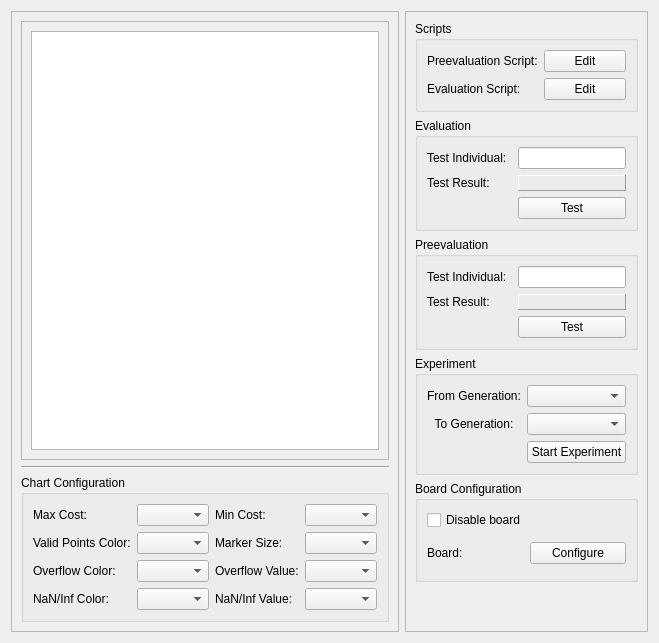
      <widget class="QWidget" name="experiment_tab">
       <property name="layoutDirection">
        <enum>Qt::LeftToRight</enum>
       </property>
       <attribute name="title">
        <string>Experiment</string>
       </attribute>
       <layout class="QHBoxLayout" name="horizontalLayout_2">
        <item>
         <widget class="QFrame" name="frame_4">
          <property name="frameShape">
           <enum>QFrame::StyledPanel</enum>
          </property>
          <property name="frameShadow">
           <enum>QFrame::Raised</enum>
          </property>
          <layout class="QVBoxLayout" name="verticalLayout_4" stretch="0,0,0">
           <item>
            <widget class="QFrame" name="chart_conf_frame">
             <property name="frameShape">
              <enum>QFrame::StyledPanel</enum>
             </property>
             <property name="frameShadow">
              <enum>QFrame::Raised</enum>
             </property>
             <layout class="QHBoxLayout" name="chart_conf_layout">
              <item>
               <widget class="QTextEdit" name="textEdit"/>
              </item>
             </layout>
            </widget>
           </item>
           <item>
            <widget class="Line" name="line">
             <property name="orientation">
              <enum>Qt::Horizontal</enum>
             </property>
            </widget>
           </item>
           <item>
            <widget class="QGroupBox" name="groupBox_7">
             <property name="title">
              <string>Chart Configuration</string>
             </property>
             <layout class="QGridLayout" name="gridLayout_6">
              <item row="7" column="1">
               <widget class="QComboBox" name="nan_color_combo"/>
              </item>
              <item row="0" column="0">
               <widget class="QLabel" name="label_7">
                <property name="text">
                 <string>Max Cost:</string>
                </property>
               </widget>
              </item>
              <item row="6" column="1">
               <widget class="QComboBox" name="overflow_color_combo"/>
              </item>
              <item row="6" column="0">
               <widget class="QLabel" name="label_8">
                <property name="text">
                 <string>Overflow Color:</string>
                </property>
               </widget>
              </item>
              <item row="0" column="2">
               <widget class="QLabel" name="label_11">
                <property name="sizePolicy">
                 <sizepolicy hsizetype="Minimum" vsizetype="Minimum">
                  <horstretch>0</horstretch>
                  <verstretch>0</verstretch>
                 </sizepolicy>
                </property>
                <property name="text">
                 <string>Min Cost:</string>
                </property>
                <property name="alignment">
                 <set>Qt::AlignLeading|Qt::AlignLeft|Qt::AlignVCenter</set>
                </property>
               </widget>
              </item>
              <item row="7" column="0">
               <widget class="QLabel" name="label_10">
                <property name="text">
                 <string>NaN/Inf Color:</string>
                </property>
               </widget>
              </item>
              <item row="0" column="1">
               <widget class="QComboBox" name="max_cost_combo"/>
              </item>
              <item row="0" column="3">
               <widget class="QComboBox" name="min_cost_combo"/>
              </item>
              <item row="1" column="0">
               <widget class="QLabel" name="label_9">
                <property name="text">
                 <string>Valid Points Color:</string>
                </property>
               </widget>
              </item>
              <item row="1" column="1">
               <widget class="QComboBox" name="valid_points_combo"/>
              </item>
              <item row="7" column="2">
               <widget class="QLabel" name="label_13">
                <property name="text">
                 <string>NaN/Inf Value:</string>
                </property>
               </widget>
              </item>
              <item row="7" column="3">
               <widget class="QComboBox" name="nan_value_combo"/>
              </item>
              <item row="6" column="2">
               <widget class="QLabel" name="label_12">
                <property name="text">
                 <string>Overflow Value:</string>
                </property>
               </widget>
              </item>
              <item row="6" column="3">
               <widget class="QComboBox" name="overflow_value_combo"/>
              </item>
              <item row="1" column="2">
               <widget class="QLabel" name="label_14">
                <property name="text">
                 <string>Marker Size:</string>
                </property>
               </widget>
              </item>
              <item row="1" column="3">
               <widget class="QComboBox" name="marker_combo"/>
              </item>
             </layout>
            </widget>
           </item>
          </layout>
         </widget>
        </item>
        <item>
         <widget class="QFrame" name="frame_3">
          <property name="frameShape">
           <enum>QFrame::StyledPanel</enum>
          </property>
          <property name="frameShadow">
           <enum>QFrame::Raised</enum>
          </property>
          <layout class="QVBoxLayout" name="verticalLayout_3">
           <item>
            <widget class="QGroupBox" name="groupBox_2">
             <property name="title">
              <string>Scripts</string>
             </property>
             <property name="flat">
              <bool>false</bool>
             </property>
             <property name="checkable">
              <bool>false</bool>
             </property>
             <layout class="QGridLayout" name="gridLayout_3">
              <item row="1" column="2">
               <widget class="QPushButton" name="ev_edit_button">
                <property name="text">
                 <string>Edit</string>
                </property>
               </widget>
              </item>
              <item row="0" column="2">
               <widget class="QPushButton" name="preev_edit_button">
                <property name="text">
                 <string>Edit</string>
                </property>
               </widget>
              </item>
              <item row="0" column="1">
               <widget class="QLabel" name="label_3">
                <property name="text">
                 <string>Preevaluation Script:</string>
                </property>
               </widget>
              </item>
              <item row="1" column="1">
               <widget class="QLabel" name="label_4">
                <property name="text">
                 <string>Evaluation Script:</string>
                </property>
               </widget>
              </item>
             </layout>
            </widget>
           </item>
           <item>
            <widget class="QGroupBox" name="groupBox_5">
             <property name="title">
              <string>Evaluation</string>
             </property>
             <layout class="QGridLayout" name="gridLayout_4">
              <item row="4" column="3">
               <widget class="QPushButton" name="test_button">
                <property name="text">
                 <string>Test</string>
                </property>
               </widget>
              </item>
              <item row="2" column="0">
               <widget class="QLabel" name="label">
                <property name="text">
                 <string>Test Result:</string>
                </property>
               </widget>
              </item>
              <item row="2" column="3">
               <widget class="QLabel" name="test_label_result">
                <property name="frameShape">
                 <enum>QFrame::Panel</enum>
                </property>
                <property name="frameShadow">
                 <enum>QFrame::Raised</enum>
                </property>
                <property name="text">
                 <string/>
                </property>
                <property name="alignment">
                 <set>Qt::AlignCenter</set>
                </property>
               </widget>
              </item>
              <item row="1" column="0">
               <widget class="QLabel" name="label_2">
                <property name="text">
                 <string>Test Individual:</string>
                </property>
               </widget>
              </item>
              <item row="1" column="3">
               <widget class="QLineEdit" name="test_indiv_edit">
                <property name="sizePolicy">
                 <sizepolicy hsizetype="Minimum" vsizetype="Fixed">
                  <horstretch>0</horstretch>
                  <verstretch>0</verstretch>
                 </sizepolicy>
                </property>
               </widget>
              </item>
             </layout>
            </widget>
           </item>
           <item>
            <widget class="QGroupBox" name="groupBox_12">
             <property name="title">
              <string>Preevaluation</string>
             </property>
             <layout class="QGridLayout" name="gridLayout_8">
              <item row="1" column="1">
               <widget class="QLineEdit" name="test_preev_indiv_edit">
                <property name="sizePolicy">
                 <sizepolicy hsizetype="Minimum" vsizetype="Fixed">
                  <horstretch>0</horstretch>
                  <verstretch>0</verstretch>
                 </sizepolicy>
                </property>
               </widget>
              </item>
              <item row="1" column="0">
               <widget class="QLabel" name="label_15">
                <property name="text">
                 <string>Test Individual:</string>
                </property>
               </widget>
              </item>
              <item row="2" column="0">
               <widget class="QLabel" name="label_17">
                <property name="text">
                 <string>Test Result:</string>
                </property>
               </widget>
              </item>
              <item row="2" column="1">
               <widget class="QLabel" name="test_preev_indiv_result">
                <property name="frameShape">
                 <enum>QFrame::Panel</enum>
                </property>
                <property name="frameShadow">
                 <enum>QFrame::Raised</enum>
                </property>
                <property name="text">
                 <string/>
                </property>
                <property name="alignment">
                 <set>Qt::AlignCenter</set>
                </property>
               </widget>
              </item>
              <item row="3" column="1">
               <widget class="QPushButton" name="test_preev_indiv_button">
                <property name="text">
                 <string>Test</string>
                </property>
               </widget>
              </item>
             </layout>
            </widget>
           </item>
           <item>
            <widget class="QGroupBox" name="groupBox_6">
             <property name="title">
              <string>Experiment</string>
             </property>
             <property name="flat">
              <bool>false</bool>
             </property>
             <layout class="QGridLayout" name="gridLayout_5">
              <item row="2" column="1">
               <widget class="QPushButton" name="start_button">
                <property name="text">
                 <string>Start Experiment</string>
                </property>
               </widget>
              </item>
              <item row="1" column="1">
               <widget class="QComboBox" name="to_gen_combo"/>
              </item>
              <item row="0" column="1">
               <widget class="QComboBox" name="from_gen_combo"/>
              </item>
              <item row="1" column="0">
               <widget class="QLabel" name="label_5">
                <property name="text">
                 <string>To Generation:</string>
                </property>
                <property name="alignment">
                 <set>Qt::AlignCenter</set>
                </property>
               </widget>
              </item>
              <item row="0" column="0">
               <widget class="QLabel" name="label_6">
                <property name="text">
                 <string>From Generation:</string>
                </property>
                <property name="alignment">
                 <set>Qt::AlignCenter</set>
                </property>
               </widget>
              </item>
             </layout>
            </widget>
           </item>
           <item>
            <widget class="QGroupBox" name="board_config_group">
             <property name="title">
              <string>Board Configuration</string>
             </property>
             <layout class="QVBoxLayout" name="verticalLayout_14">
              <item>
               <widget class="QCheckBox" name="disable_board_check">
                <property name="toolTip">
                 <string extracomment="Disable board initialization"/>
                </property>
                <property name="statusTip">
                 <string/>
                </property>
                <property name="whatsThis">
                 <string extracomment="Disable board initialization"/>
                </property>
                <property name="accessibleDescription">
                 <string/>
                </property>
                <property name="text">
                 <string>Disable board</string>
                </property>
               </widget>
              </item>
              <item>
               <layout class="QHBoxLayout" name="board_group">
                <property name="topMargin">
                 <number>6</number>
                </property>
                <property name="bottomMargin">
                 <number>6</number>
                </property>
                <item>
                 <widget class="QLabel" name="board_label">
                  <property name="text">
                   <string>Board:</string>
                  </property>
                 </widget>
                </item>
                <item>
                 <widget class="QPushButton" name="board_config_button">
                  <property name="text">
                   <string>Configure</string>
                  </property>
                 </widget>
                </item>
               </layout>
              </item>
             </layout>
            </widget>
           </item>
           <item>
            <spacer name="verticalSpacer_2">
             <property name="orientation">
              <enum>Qt::Vertical</enum>
             </property>
             <property name="sizeHint" stdset="0">
              <size>
               <width>20</width>
               <height>40</height>
              </size>
             </property>
            </spacer>
           </item>
          </layout>
         </widget>
        </item>
       </layout>
      </widget>
